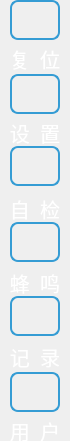
   <widget class="QWidget" name="widget_btn" native="true">
    <property name="geometry">
     <rect>
      <x>730</x>
      <y>35</y>
      <width>70</width>
      <height>441</height>
     </rect>
    </property>
    <property name="styleSheet">
     <string notr="true">QPushButton{
border:2px solid;
border-radius:8px;
border-color: rgb(53, 156, 212);
}
QLabel{
color: rgb(255, 255, 255);
}</string>
    </property>
    <widget class="QPushButton" name="pBtn_Reset">
     <property name="geometry">
      <rect>
       <x>10</x>
       <y>0</y>
       <width>50</width>
       <height>40</height>
      </rect>
     </property>
     <property name="font">
      <font>
       <family>文泉驿等宽微米黑</family>
       <pointsize>10</pointsize>
      </font>
     </property>
     <property name="focusPolicy">
      <enum>Qt::NoFocus</enum>
     </property>
     <property name="styleSheet">
      <string notr="true"/>
     </property>
     <property name="text">
      <string/>
     </property>
     <property name="icon">
      <iconset resource="../image.qrc">
       <normaloff>:/Image/reset.png</normaloff>:/Image/reset.png</iconset>
     </property>
     <property name="iconSize">
      <size>
       <width>30</width>
       <height>30</height>
      </size>
     </property>
     <property name="checkable">
      <bool>false</bool>
     </property>
    </widget>
    <widget class="QLabel" name="lb_Voice">
     <property name="geometry">
      <rect>
       <x>5</x>
       <y>270</y>
       <width>60</width>
       <height>25</height>
      </rect>
     </property>
     <property name="font">
      <font>
       <family>文泉驿等宽微米黑</family>
       <pointsize>15</pointsize>
      </font>
     </property>
     <property name="styleSheet">
      <string notr="true"/>
     </property>
     <property name="text">
      <string>蜂  鸣</string>
     </property>
     <property name="alignment">
      <set>Qt::AlignCenter</set>
     </property>
    </widget>
    <widget class="QLabel" name="lb_Check">
     <property name="geometry">
      <rect>
       <x>5</x>
       <y>196</y>
       <width>60</width>
       <height>25</height>
      </rect>
     </property>
     <property name="font">
      <font>
       <family>文泉驿等宽微米黑</family>
       <pointsize>15</pointsize>
      </font>
     </property>
     <property name="styleSheet">
      <string notr="true"/>
     </property>
     <property name="text">
      <string>自  检</string>
     </property>
     <property name="alignment">
      <set>Qt::AlignCenter</set>
     </property>
    </widget>
    <widget class="QLabel" name="lb_User">
     <property name="geometry">
      <rect>
       <x>5</x>
       <y>418</y>
       <width>60</width>
       <height>25</height>
      </rect>
     </property>
     <property name="font">
      <font>
       <family>文泉驿等宽微米黑</family>
       <pointsize>15</pointsize>
      </font>
     </property>
     <property name="styleSheet">
      <string notr="true"/>
     </property>
     <property name="locale">
      <locale language="Chinese" country="China"/>
     </property>
     <property name="text">
      <string>用  户</string>
     </property>
     <property name="alignment">
      <set>Qt::AlignCenter</set>
     </property>
    </widget>
    <widget class="QLabel" name="lb_Record">
     <property name="geometry">
      <rect>
       <x>5</x>
       <y>344</y>
       <width>60</width>
       <height>25</height>
      </rect>
     </property>
     <property name="font">
      <font>
       <family>文泉驿等宽微米黑</family>
       <pointsize>15</pointsize>
      </font>
     </property>
     <property name="styleSheet">
      <string notr="true"/>
     </property>
     <property name="text">
      <string>记  录</string>
     </property>
     <property name="alignment">
      <set>Qt::AlignCenter</set>
     </property>
    </widget>
    <widget class="QLabel" name="lb_Reset">
     <property name="geometry">
      <rect>
       <x>5</x>
       <y>46</y>
       <width>60</width>
       <height>25</height>
      </rect>
     </property>
     <property name="font">
      <font>
       <family>文泉驿等宽微米黑</family>
       <pointsize>15</pointsize>
      </font>
     </property>
     <property name="styleSheet">
      <string notr="true"/>
     </property>
     <property name="text">
      <string>复  位</string>
     </property>
     <property name="alignment">
      <set>Qt::AlignCenter</set>
     </property>
    </widget>
    <widget class="QPushButton" name="pBtn_Check">
     <property name="geometry">
      <rect>
       <x>10</x>
       <y>146</y>
       <width>50</width>
       <height>40</height>
      </rect>
     </property>
     <property name="font">
      <font>
       <family>文泉驿等宽微米黑</family>
       <pointsize>10</pointsize>
      </font>
     </property>
     <property name="focusPolicy">
      <enum>Qt::NoFocus</enum>
     </property>
     <property name="layoutDirection">
      <enum>Qt::LeftToRight</enum>
     </property>
     <property name="text">
      <string/>
     </property>
     <property name="icon">
      <iconset resource="../image.qrc">
       <normaloff>:/Image/check.png</normaloff>:/Image/check.png</iconset>
     </property>
     <property name="iconSize">
      <size>
       <width>30</width>
       <height>30</height>
      </size>
     </property>
     <property name="checkable">
      <bool>false</bool>
     </property>
    </widget>
    <widget class="QPushButton" name="pBtn_User">
     <property name="geometry">
      <rect>
       <x>10</x>
       <y>372</y>
       <width>50</width>
       <height>40</height>
      </rect>
     </property>
     <property name="font">
      <font>
       <family>文泉驿等宽微米黑</family>
       <pointsize>10</pointsize>
      </font>
     </property>
     <property name="focusPolicy">
      <enum>Qt::NoFocus</enum>
     </property>
     <property name="text">
      <string/>
     </property>
     <property name="icon">
      <iconset resource="../image.qrc">
       <normaloff>:/Image/user.png</normaloff>:/Image/user.png</iconset>
     </property>
     <property name="iconSize">
      <size>
       <width>30</width>
       <height>30</height>
      </size>
     </property>
     <property name="flat">
      <bool>false</bool>
     </property>
    </widget>
    <widget class="QPushButton" name="pBtn_Voice">
     <property name="geometry">
      <rect>
       <x>10</x>
       <y>222</y>
       <width>50</width>
       <height>40</height>
      </rect>
     </property>
     <property name="font">
      <font>
       <family>文泉驿等宽微米黑</family>
       <pointsize>10</pointsize>
      </font>
     </property>
     <property name="focusPolicy">
      <enum>Qt::NoFocus</enum>
     </property>
     <property name="layoutDirection">
      <enum>Qt::LeftToRight</enum>
     </property>
     <property name="autoFillBackground">
      <bool>false</bool>
     </property>
     <property name="text">
      <string/>
     </property>
     <property name="icon">
      <iconset resource="../image.qrc">
       <normaloff>:/Image/sound.png</normaloff>:/Image/sound.png</iconset>
     </property>
     <property name="iconSize">
      <size>
       <width>30</width>
       <height>30</height>
      </size>
     </property>
    </widget>
    <widget class="QLabel" name="lb_Set">
     <property name="geometry">
      <rect>
       <x>5</x>
       <y>120</y>
       <width>60</width>
       <height>25</height>
      </rect>
     </property>
     <property name="font">
      <font>
       <family>文泉驿等宽微米黑</family>
       <pointsize>15</pointsize>
      </font>
     </property>
     <property name="styleSheet">
      <string notr="true"/>
     </property>
     <property name="text">
      <string>设  置</string>
     </property>
     <property name="alignment">
      <set>Qt::AlignCenter</set>
     </property>
    </widget>
    <widget class="QPushButton" name="pBtn_Set">
     <property name="geometry">
      <rect>
       <x>10</x>
       <y>74</y>
       <width>50</width>
       <height>40</height>
      </rect>
     </property>
     <property name="font">
      <font>
       <family>文泉驿等宽微米黑</family>
       <pointsize>10</pointsize>
      </font>
     </property>
     <property name="focusPolicy">
      <enum>Qt::NoFocus</enum>
     </property>
     <property name="text">
      <string/>
     </property>
     <property name="icon">
      <iconset resource="../image.qrc">
       <normaloff>:/Image/set.png</normaloff>:/Image/set.png</iconset>
     </property>
     <property name="iconSize">
      <size>
       <width>30</width>
       <height>30</height>
      </size>
     </property>
    </widget>
    <widget class="QPushButton" name="pBtn_Record">
     <property name="geometry">
      <rect>
       <x>10</x>
       <y>296</y>
       <width>50</width>
       <height>40</height>
      </rect>
     </property>
     <property name="font">
      <font>
       <family>文泉驿等宽微米黑</family>
       <pointsize>10</pointsize>
      </font>
     </property>
     <property name="focusPolicy">
      <enum>Qt::NoFocus</enum>
     </property>
     <property name="layoutDirection">
      <enum>Qt::LeftToRight</enum>
     </property>
     <property name="text">
      <string/>
     </property>
     <property name="icon">
      <iconset resource="../image.qrc">
       <normaloff>:/Image/record.png</normaloff>:/Image/record.png</iconset>
     </property>
     <property name="iconSize">
      <size>
       <width>30</width>
       <height>30</height>
      </size>
     </property>
    </widget>
   </widget>
